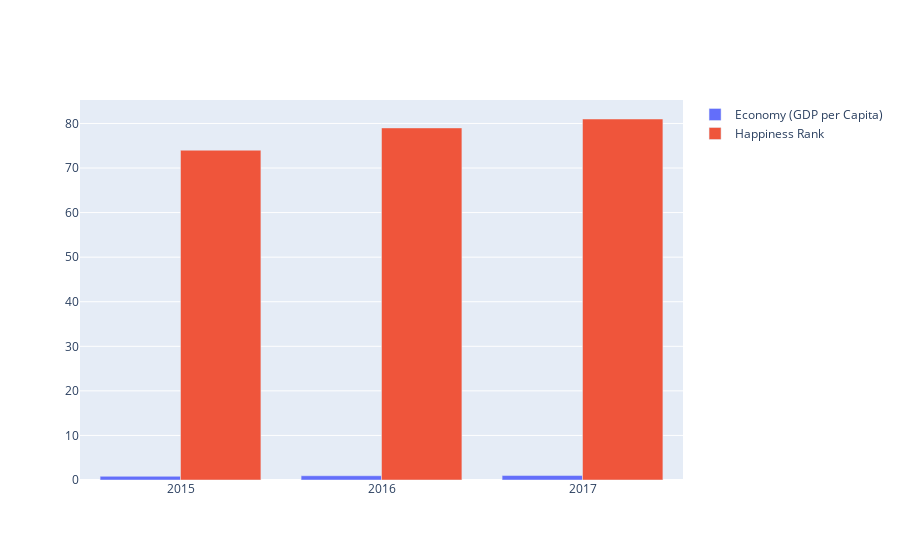

Write notebook code for a chart like this one.
### Code cell
import plotly.graph_objects as go
Year=['2015', '2016', '2017']

fig = go.Figure(data=[
    go.Bar(name='Economy (GDP per Capita)', x=Year, y=indohepp['Economy (GDP per Capita)']),
    go.Bar(name='Happiness Rank', x=Year, y=indohepp['Happiness Rank'])
])


# Change the bar mode
fig.update_layout(barmode='group'
)
fig.show()

### Figure 1 — Plotly figure (JSON) as saved in the notebook; plotly's stock layout.template omitted (floating-point values rounded to 4 significant figures)
{"data": [{"name": "Economy (GDP per Capita)", "type": "bar", "x": ["2015", "2016", "2017"], "y": [0.8283, 0.951, 0.9955]}, {"name": "Happiness Rank", "type": "bar", "x": ["2015", "2016", "2017"], "y": [74, 79, 81]}], "layout": {"barmode": "group"}}
